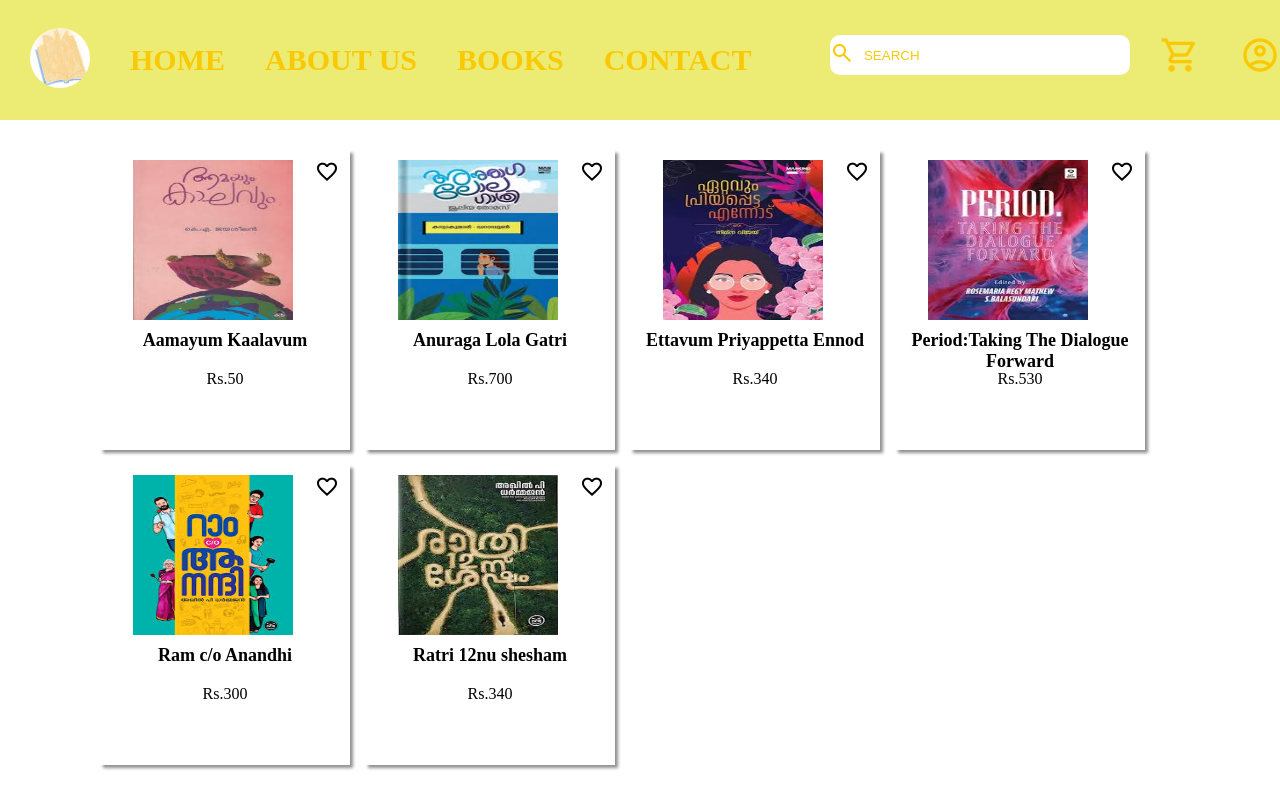
The page /stories on the database its author committed.
### libapp/models.py (models this page shows, shortened)
class Book_Store(models.Model):
    book_category = models.ForeignKey(
        Category,
        on_delete=models.CASCADE
    )
    book_name = models.CharField(max_length=50)
    author_name = models.CharField(max_length=50)
    publish_date = models.CharField(max_length=20)
    book_price = models.IntegerField()
    numbers = models.IntegerField()
    book_image = models.ImageField(upload_to='book_images/')

### libapp/views.py (the view)
# urls.py: path("stories",views.user_stories, name='bookstore_stories'),
def user_stories(request):
    story_books = Book_Store.objects.filter(book_category__name="Stories")
    quantity = request.POST.get('output')
    return render(request,'bookstore_stories.html',{'books':story_books,'qty':quantity})

### templates/bookstore_stories.html (shortened to what this page needs)
{% load static %}
<!DOCTYPE html>
<html lang="en">
<head>
    <link rel="stylesheet" href={% static "css/bookstore_stories.css"%}>
</head>
<body>
    <div class="story"><div class="header">
        {% include "header.html" %}
    </div>
    <div class="mainclass">
        <div class="common">
            {% for i in books %}
            <div class="bdetails">
                <div class="bookss"><img src="{{ i.book_image.url }}" >
                    <div class="wish">
                        <form method="POST" action="{% url 'add_to_wishlist' i.id %}">
                            <button type="submit" style="background:none;border:none;">
                                <span class="material-symbols-outlined">favorite</span>
                            </button>
                        </form>
                    </div>
                </div>
                <div class="bname"><a href="{% url 'book_details' i.id%}">{{ i.book_name }}</a></div>
                <div class="price">Rs.{{ i.book_price }}</div>
            </div>
            {% endfor %}
        </div>
    </div>
    </div>
</body>
</html>

### templates/header.html (shortened to what this page needs)
 {% load static %}
<!DOCTYPE html>
<html lang="en">
<head>
    <link rel="stylesheet" href={% static "css/bookstore_home.css"%}>
</head>
<body>
    {% block heading %}
    <div class="header">
        <div class="logo"><img src="{% static 'images/bookstore_logo.jpeg'%}"> </div>
        <div class="home_icon">
            <div class="content">
                <div class="home"><a href="{% url 'bookstore_home' %}">HOME</a></div>
                <div class="about"><a href="{% url 'bookstore_about' %}">ABOUT US</a></div>
                <div class="book"><a href=""> BOOKS</a>
                </div>
                <div class="contact"><a href="{% url 'bookstore_contact' %}">CONTACT</a></div>
            </div>
        </div>
        <div class="symbols">
            <div class="searchbar">
                <div class="span"><span class="material-symbols-outlined">search </span></div>
                <div><input name="search" placeholder="SEARCH"></div>
            </div>
            <div class="cart"><a href="{% url 'bookstore_cart' %}" ><span class="material-symbols-outlined">shopping_cart</span></a>
                <div class="cart_item"></div>
            </div>
            <div class="profile"><a href=""><span class="material-symbols-outlined">account_circle</span></a>
            </div>
        </div>
    </div>
    {% endblock %}
</body>
</html>

### static/css/bookstore_stories.css (style rules this page uses)
* { margin: 0; padding: 0; }
body { width: 100%; height: 100%; }
.story { display: flex; }
.header { height: 120px; width: auto; background-color: rgb(236, 236, 117); }
.mainclass { top: 150px; height: auto; width: auto; justify-content: center; position: relative; }
.common { position: absolute; left: 100px; display: grid; grid-template-columns: repeat(4,1fr); gap: 15px; height: auto; }
.bdetails { height:300px ; width: 250px; box-shadow: 3px 3px 3px rgb(146, 144, 144); background-color: white; display: flex; flex-direction: column; gap: 10px; }
.bookss { margin-top: 10px; height: 160px; width: 250px; display: flex; justify-content: center; }
.bookss img { height: 160px; width: 160px; border-radius: 0; }
.bname { height: 30px; width: 250px; text-align: center; }
.bname a { font-size: 18px; color: black; }
.price { height:30px ; width: 250px; text-align: center; }
.material-symbols-outlined { font-variation-settings: 'FILL' 0, 'wght' 400, 'GRAD' 0, 'opsz' 24 }
.wish { color: rgb(250, 201, 6); position: relative; left: 22px; }

### static/css/bookstore_home.css (style rules this page uses)
* { margin: 0; padding: 0; }
body, html { width: 100%; height: 100%; }
.header { height: 120px; width: 100%; backdrop-filter: blur(20px); position: absolute; z-index: 1; justify-items: top; align-items: center; display: flex; gap: 40px; }
.logo { height: 120px; width: 60px; align-content: center; margin-left: 30px; }
.logo img { height: 60px; width: 60px; border-radius: 50px; }
.content { display: flex; height: 120px; width: 650px; gap: 40px; align-items: center; }
.searchbar { position: relative; height: 40px; width: 300px; background-color: white; align-items: center; display: flex; gap: 10px; border-radius: 10px; }
.symbols { display: flex; gap: 30px; height: 50px; width: 650px; justify-content: right; }
.material-symbols-outlined { font-variation-settings: 'FILL' 0, 'wght' 400, 'GRAD' 0, 'opsz' 24 }
input { height: 37px; width: 256px; border: none; outline: none; }
input::placeholder,.span,.cart,.profile { color: rgb(250, 201, 6); }
a,.book { color: rgb(250, 201, 6); text-decoration: none; font-size: 30px; font-weight: bolder; }
.cart span,.profile span { font-size: 40px; }
.cart_item { height: 10px; width: 10px; color: aqua; font-weight: bolder; font-size: large; }
.cart { display: flex; }

### rows shown on the page
Book_Store: book_image (picture), book_name "Aamayum Kaalavum", book_price "50"
Book_Store: book_image (picture), book_name "Anuraga Lola Gatri", book_price "700"
Book_Store: book_image (picture), book_name "Ettavum Priyappetta Ennod", book_price "340"
Book_Store: book_image (picture), book_name "Period:Taking The Dialogue Forward", book_price "530"
Book_Store: book_image (picture), book_name "Ram c/o Anandhi", book_price "300"
Book_Store: book_image (picture), book_name "Ratri 12nu shesham", book_price "340"
